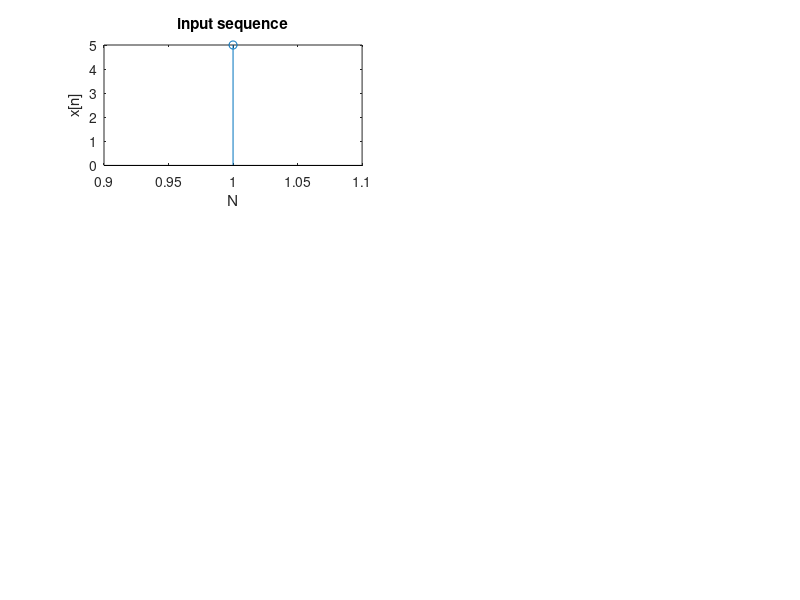

Write the MATLAB code that produced this figure. (Note: this script raises an error after producing the figure.)
clear all;
close all;
clc;
x=input(' x  :');
N=length(x);
subplot(3,2,1);
stem(x);
ylabel('x[n]');
xlabel(' N ');
title(' input sequence ');
y1=idif(x,N);
y2=idit(x,N);
%diplay
y2=y2/N;
y1=y1/N
subplot(3,2,3);
stem(real(y2));
ylabel('real axis');
xlabel(' N ');
title('IDft using dit ');
subplot(3,2,4);
stem(imag(y2));
ylabel('imag axis');
xlabel(' N ');
title('IDft using dit ');
%bit reversal for DIF FFT
M=log2(N);
x1=y1;
for k=1:N
    m=dec2bin(k-1,M);
    n=fliplr(m);
    g=bin2dec(n)+1;
    if(g~=k)
        x1(k)=y1(g);
        x1(g)=y1(k);
    end
end
y1=x1;
%diplay DIF
subplot(3,2,5);
stem(real(y1));
ylabel('real axis');
xlabel(' N ');
title('IDft using dif ');
subplot(3,2,6);
stem(imag(y1));
ylabel('imag axis');
xlabel(' N ');
title('IDft using dif ');
y1
y2

